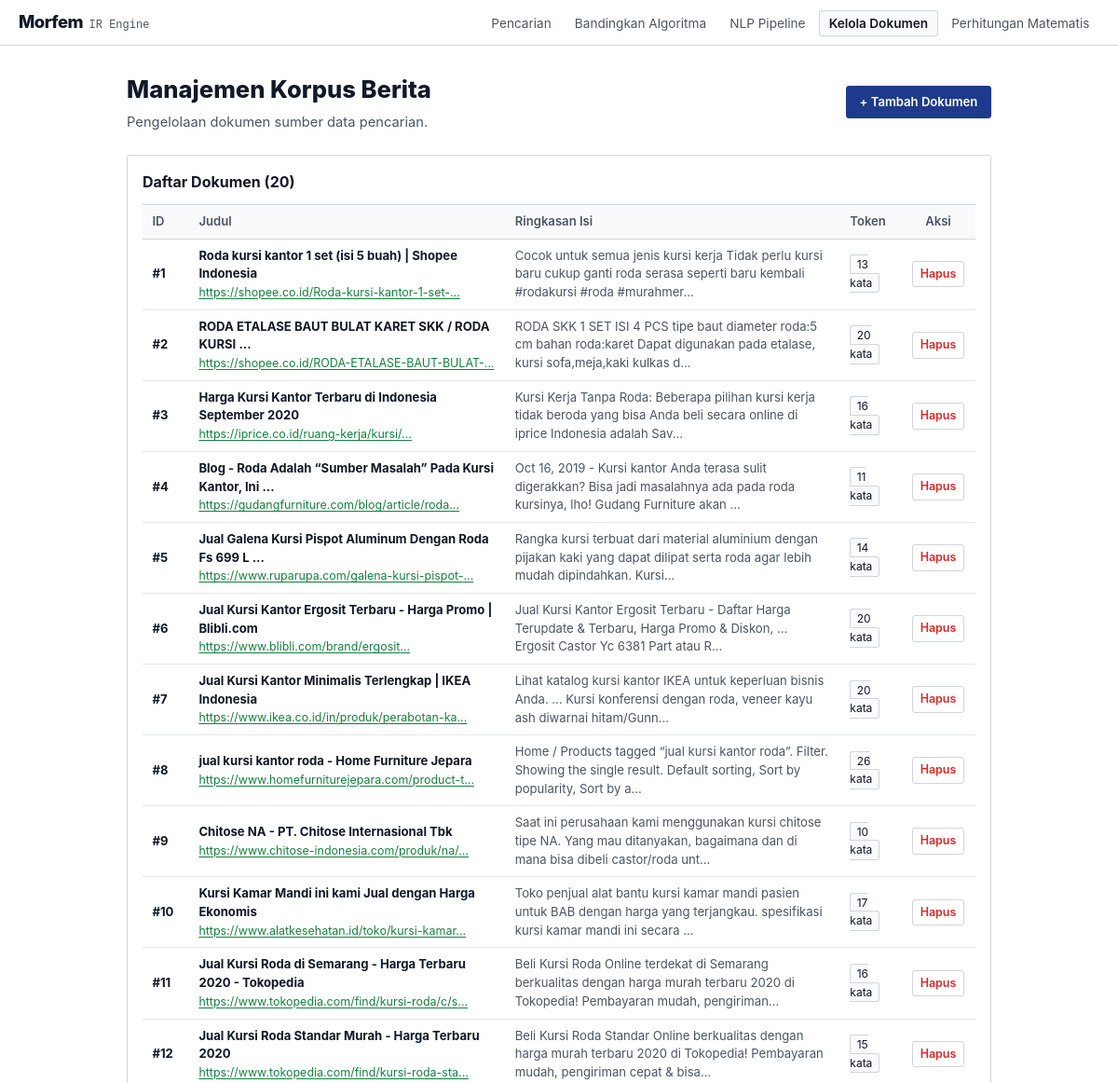
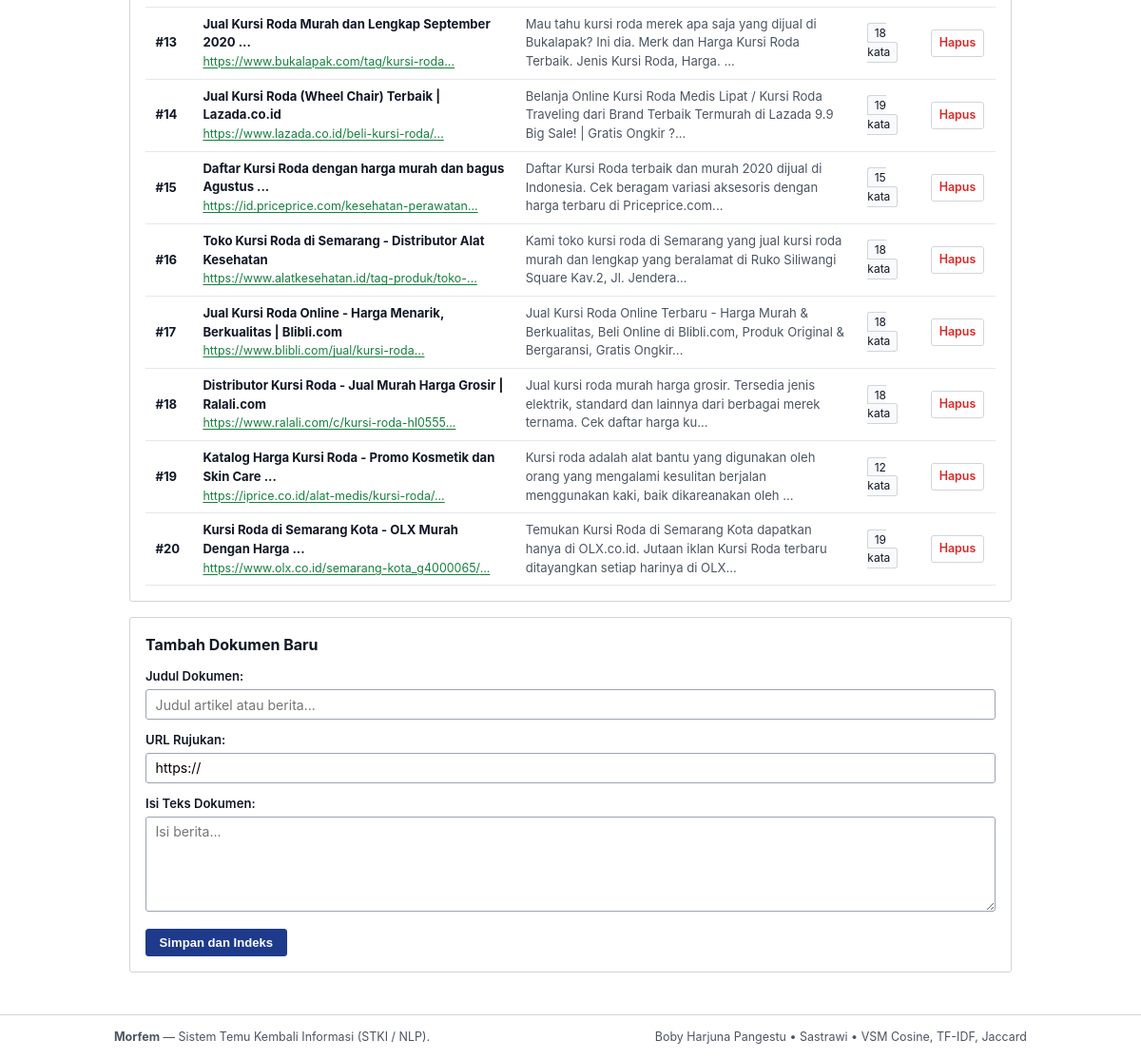
/dokumen.php, run on the app's committed database (2 pictures, top to bottom).
### tables this page shows
CREATE TABLE `berita` (
  `id` int(5) NOT NULL,
  `judul` tinytext NOT NULL,
  `isi` text NOT NULL,
  `url` text NOT NULL
);

### dokumen.php (the view, shortened to what this page needs)
<?php
$databaseConnection = Database::getConnection();
$retrievedCorpusDocuments = [];
$corpusDocumentsQuery = mysqli_query($databaseConnection, "SELECT b.id, b.judul, b.isi, b.url, COUNT(t.kata) as token_count
                                                           FROM berita b
                                                           LEFT JOIN token t ON b.id = t.id
                                                           GROUP BY b.id
                                                           ORDER BY b.id ASC");
if ($corpusDocumentsQuery) {
    while ($articleRecord = mysqli_fetch_assoc($corpusDocumentsQuery)) {
        $retrievedCorpusDocuments[] = $articleRecord;
    }
}
?>
<!DOCTYPE html>
<html lang="id">
<head>
  <link rel="stylesheet" href="assets/style.css">
</head>
<body>
  <?php include __DIR__ . '/navbar.php'; ?>
  <div class="container">
    <div style="margin-bottom:1.5rem;display:flex;justify-content:space-between;align-items:center;flex-wrap:wrap;gap:1rem;">
      <div>
        <h1 style="font-size:1.6rem;font-weight:800;margin-bottom:0.25rem;">Manajemen Korpus Berita</h1>
        <p style="color:var(--text-muted);font-size:0.92rem;">
          Pengelolaan dokumen sumber data pencarian.
        </p>
      </div>
      <div>
        <a href="#form-tambah" class="btn btn-primary">+ Tambah Dokumen</a>
      </div>
    </div>
    <div class="card">
      <div class="card-header">
        <h2 class="card-title">Daftar Dokumen (<?= count($retrievedCorpusDocuments) ?>)</h2>
      </div>
      <div class="table-responsive">
        <table class="data-table">
          <thead>
            <tr>
              <th style="width:50px;">ID</th>
              <th>Judul</th>
              <th>Ringkasan Isi</th>
              <th>Token</th>
              <th style="width:80px;text-align:center;">Aksi</th>
            </tr>
          </thead>
          <tbody>
            <?php if (empty($retrievedCorpusDocuments)): ?>
              <tr>
                <td colspan="5" style="text-align:center;color:var(--text-muted);padding:1.5rem;">Tidak ada dokumen.</td>
              </tr>
            <?php else: ?>
              <?php foreach ($retrievedCorpusDocuments as $documentRecord): ?>
                <tr>
                  <td><strong>#<?= $documentRecord['id'] ?></strong></td>
                  <td>
                    <strong><?= htmlspecialchars($documentRecord['judul']) ?></strong><br>
                    <a href="<?= htmlspecialchars($documentRecord['url']) ?>" target="_blank" style="font-size:0.78rem;color:#15803d;"><?= htmlspecialchars(mb_substr($documentRecord['url'], 0, 45)) ?>...</a>
                  </td>
                  <td style="color:var(--text-muted);font-size:0.82rem;">
                    <?= htmlspecialchars(mb_substr($documentRecord['isi'], 0, 130)) ?>...
                  </td>
                  <td>
                    <span class="tag-badge"><?= $documentRecord['token_count'] ?> kata</span>
                  </td>
                  <td style="text-align:center;">
                    <a href="dokumen.php?delete=<?= $documentRecord['id'] ?>" class="btn btn-outline" style="color:#dc2626;padding:0.25rem 0.5rem;font-size:0.78rem;" onclick="return confirm('Hapus dokumen ini?');">
                      Hapus
                    </a>
                  </td>
                </tr>
              <?php endforeach; ?>
            <?php endif; ?>
          </tbody>
        </table>
      </div>
    </div>
    <div class="card" id="form-tambah">
      <div class="card-header">
        <h2 class="card-title">Tambah Dokumen Baru</h2>
      </div>
      <form action="dokumen.php" method="POST">
        <div class="form-group">
          <label class="form-label">Judul Dokumen:</label>
          <input type="text" name="judul" class="form-control" placeholder="Judul artikel atau berita..." required>
        </div>
        <div class="form-group">
          <label class="form-label">URL Rujukan:</label>
          <input type="url" name="url" class="form-control" placeholder="https://" value="https://">
        </div>
        <div class="form-group">
          <label class="form-label">Isi Teks Dokumen:</label>
          <textarea name="isi" class="form-control" placeholder="Isi berita..." required></textarea>
        </div>
        <button type="submit" class="btn btn-primary">Simpan dan Indeks</button>
      </form>
    </div>
  </div>
  <?php include __DIR__ . '/footer.php'; ?>
</body>
</html>

### navbar.php
<?php
$currentPage = basename($_SERVER['PHP_SELF']);
?>
<nav class="navbar">
  <a href="index.php" class="brand">
    <span class="brand-title">Morfem</span>
    <span class="brand-sub">IR Engine</span>
  </a>
  <ul class="nav-links">
    <li><a href="index.php" class="<?= $currentPage === 'index.php' ? 'active' : '' ?>">Pencarian</a></li>
    <li><a href="compare.php" class="<?= $currentPage === 'compare.php' ? 'active' : '' ?>">Bandingkan Algoritma</a></li>
    <li><a href="pipeline.php" class="<?= $currentPage === 'pipeline.php' ? 'active' : '' ?>">NLP Pipeline</a></li>
    <li><a href="dokumen.php" class="<?= $currentPage === 'dokumen.php' ? 'active' : '' ?>">Kelola Dokumen</a></li>
    <li><a href="perhitungan.php" class="<?= $currentPage === 'perhitungan.php' ? 'active' : '' ?>">Perhitungan Matematis</a></li>
  </ul>
</nav>

### footer.php
<footer class="footer">
  <div class="footer-content">
    <div>
      <strong>Morfem</strong> &mdash; Sistem Temu Kembali Informasi (STKI / NLP).
    </div>
    <div>
      Boby Harjuna Pangestu &bull; Sastrawi &bull; VSM Cosine, TF-IDF, Jaccard
    </div>
  </div>
</footer>

### assets/style.css (style rules this page uses)
:root { --bg-page: #ffffff; --bg-subtle: #f9fafb; --bg-card: #ffffff; --text-main: #111827; --text-muted: #4b5563; --text-light: #6b7280; --primary: #1e3a8a; --primary-hover: #172554; --primary-bg: #eff6ff; --success: #14532d; --success-bg: #f0fdf4; --danger: #991b1b; --danger-bg: #fef2f2; --border: #d1d5db; --border-light: #e5e7eb; --border-dark: #9ca3af; --radius: 3px; }
* { box-sizing: border-box; margin: 0; padding: 0; }
body { font-family: -apple-system, BlinkMacSystemFont, "Segoe UI", Roboto, "Helvetica Neue", Arial, sans-serif; background-color: var(--bg-page); color: var(--text-main); line-height: 1.5; min-height: 100vh; display: flex; flex-direction: column; }
a { color: var(--primary); text-decoration: underline; text-underline-offset: 2px; }
.navbar { background: var(--bg-page); border-bottom: 1px solid var(--border); padding: 0.65rem 1.25rem; display: flex; align-items: center; justify-content: space-between; }
.brand { display: flex; align-items: baseline; gap: 0.4rem; text-decoration: none; color: var(--text-main); }
.brand-title { font-size: 1.15rem; font-weight: 800; letter-spacing: -0.5px; }
.brand-sub { font-size: 0.75rem; color: var(--text-muted); font-family: ui-monospace, monospace; }
.nav-links { display: flex; align-items: center; gap: 0.25rem; list-style: none; }
.nav-links a { color: var(--text-muted); font-size: 0.85rem; padding: 0.3rem 0.6rem; border-radius: var(--radius); text-decoration: none; border: 1px solid transparent; }
.nav-links a.active { background: var(--bg-subtle); border-color: var(--border); color: var(--text-main); font-weight: 600; }
.container { max-width: 960px; margin: 0 auto; padding: 1.75rem 1rem; width: 100%; flex: 1; }
.tag-badge { background: var(--bg-subtle); color: var(--text-main); font-size: 0.75rem; padding: 0.15rem 0.4rem; border-radius: var(--radius); border: 1px solid var(--border); text-decoration: none; }
.card { border: 1px solid var(--border); border-radius: var(--radius); padding: 1rem; margin-bottom: 1rem; background: var(--bg-page); }
.card-header { margin-bottom: 0.75rem; display: flex; justify-content: space-between; align-items: center; }
.card-title { font-size: 1rem; font-weight: 700; }
.form-group { margin-bottom: 0.75rem; }
.form-label { display: block; font-weight: 600; font-size: 0.82rem; margin-bottom: 0.2rem; }
.form-control { width: 100%; padding: 0.4rem 0.6rem; border: 1px solid var(--border-dark); border-radius: var(--radius); font-size: 0.88rem; outline: none; background: var(--bg-page); font-family: inherit; }
textarea.form-control { min-height: 100px; resize: vertical; }
.btn { display: inline-flex; align-items: center; justify-content: center; padding: 0.4rem 0.85rem; border-radius: var(--radius); font-size: 0.82rem; font-weight: 600; border: 1px solid var(--border); cursor: pointer; text-decoration: none; }
.btn-primary { background: var(--primary); color: #ffffff; border-color: var(--primary); }
.btn-outline { background: var(--bg-page); color: var(--text-main); }
.table-responsive { overflow-x: auto; }
.data-table { width: 100%; border-collapse: collapse; font-size: 0.82rem; }
.data-table th, .data-table td { padding: 0.5rem 0.65rem; text-align: left; border-bottom: 1px solid var(--border-light); }
.data-table th { background: var(--bg-subtle); color: var(--text-muted); font-weight: 600; border-top: 1px solid var(--border); border-bottom: 1px solid var(--border); }
.footer { border-top: 1px solid var(--border); padding: 0.85rem 1.25rem; color: var(--text-muted); font-size: 0.78rem; margin-top: auto; background: var(--bg-page); }
.footer-content { max-width: 960px; margin: 0 auto; display: flex; justify-content: space-between; align-items: center; flex-wrap: wrap; gap: 0.5rem; }

### data on the page
berita: id "1", judul "Roda kursi kantor 1 set (isi 5 buah) | Shopee Indonesia", url "https://shopee.co.id/Roda-kursi-kantor-1-set-", isi "Cocok untuk semua jenis kursi kerja Tidak perlu kursi baru cukup ganti roda serasa seperti baru kembali #rodakursi #roda #murahmer", token_count "13"
berita: id "2", judul "RODA ETALASE BAUT BULAT KARET SKK / RODA KURSI ...", url "https://shopee.co.id/RODA-ETALASE-BAUT-BULAT-", isi "RODA SKK 1 SET ISI 4 PCS tipe baut diameter roda:5 cm bahan roda:karet Dapat digunakan pada etalase, kursi sofa,meja,kaki kulkas d", token_count "20"
berita: id "3", judul "Harga Kursi Kantor Terbaru di Indonesia September 2020", url "https://iprice.co.id/ruang-kerja/kursi/", isi "Kursi Kerja Tanpa Roda: Beberapa pilihan kursi kerja tidak beroda yang bisa Anda beli secara online di iprice Indonesia adalah Sav", token_count "16"
berita: id "4", judul "Blog - Roda Adalah “Sumber Masalah” Pada Kursi Kantor, Ini ...", url "https://gudangfurniture.com/blog/article/roda", isi "Oct 16, 2019 - Kursi kantor Anda terasa sulit digerakkan? Bisa jadi masalahnya ada pada roda kursinya, lho! Gudang Furniture akan", token_count "11"
berita: id "5", judul "Jual Galena Kursi Pispot Aluminum Dengan Roda Fs 699 L ...", url "https://www.ruparupa.com/galena-kursi-pispot-", isi "Rangka kursi terbuat dari material aluminium dengan pijakan kaki yang dapat dilipat serta roda agar lebih mudah dipindahkan. Kursi", token_count "14"
berita: id "6", judul "Jual Kursi Kantor Ergosit Terbaru - Harga Promo | Blibli.com", url "https://www.blibli.com/brand/ergosit", isi "Jual Kursi Kantor Ergosit Terbaru - Daftar Harga Terupdate & Terbaru, Harga Promo & Diskon, ... Ergosit Castor Yc 6381 Part atau R", token_count "20"
berita: id "7", judul "Jual Kursi Kantor Minimalis Terlengkap | IKEA Indonesia", url "https://www.ikea.co.id/in/produk/perabotan-ka", isi "Lihat katalog kursi kantor IKEA untuk keperluan bisnis Anda. ... Kursi konferensi dengan roda, veneer kayu ash diwarnai hitam/Gunn", token_count "20"
berita: id "8", judul "jual kursi kantor roda - Home Furniture Jepara", url "https://www.homefurniturejepara.com/product-t", isi "Home / Products tagged “jual kursi kantor roda”. Filter. Showing the single result. Default sorting, Sort by popularity, Sort by a", token_count "26"
berita: id "9", judul "Chitose NA - PT. Chitose Internasional Tbk", url "https://www.chitose-indonesia.com/produk/na/", isi "Saat ini perusahaan kami menggunakan kursi chitose tipe NA. Yang mau ditanyakan, bagaimana dan di mana bisa dibeli castor/roda unt", token_count "10"
berita: id "10", judul "Kursi Kamar Mandi ini kami Jual dengan Harga Ekonomis", url "https://www.alatkesehatan.id/toko/kursi-kamar", isi "Toko penjual alat bantu kursi kamar mandi pasien untuk BAB dengan harga yang terjangkau. spesifikasi kursi kamar mandi ini secara", token_count "17"
berita: id "11", judul "Jual Kursi Roda di Semarang - Harga Terbaru 2020 - Tokopedia", url "https://www.tokopedia.com/find/kursi-roda/c/s", isi "Beli Kursi Roda Online terdekat di Semarang berkualitas dengan harga murah terbaru 2020 di Tokopedia! Pembayaran mudah, pengiriman", token_count "16"
berita: id "12", judul "Jual Kursi Roda Standar Murah - Harga Terbaru 2020", url "https://www.tokopedia.com/find/kursi-roda-sta", isi "Beli Kursi Roda Standar Online berkualitas dengan harga murah terbaru 2020 di Tokopedia! Pembayaran mudah, pengiriman cepat & bisa", token_count "15"
berita: id "13", judul "Jual Kursi Roda Murah dan Lengkap September 2020 ...", url "https://www.bukalapak.com/tag/kursi-roda", isi "Mau tahu kursi roda merek apa saja yang dijual di Bukalapak? Ini dia. Merk dan Harga Kursi Roda Terbaik. Jenis Kursi Roda, Harga.", token_count "18"
berita: id "14", judul "Jual Kursi Roda (Wheel Chair) Terbaik | Lazada.co.id", url "https://www.lazada.co.id/beli-kursi-roda/", isi "Belanja Online Kursi Roda Medis Lipat / Kursi Roda Traveling dari Brand Terbaik Termurah di Lazada 9.9 Big Sale! | Gratis Ongkir ?", token_count "19"
berita: id "15", judul "Daftar Kursi Roda dengan harga murah dan bagus Agustus ...", url "https://id.priceprice.com/kesehatan-perawatan", isi "Daftar Kursi Roda terbaik dan murah 2020 dijual di Indonesia. Cek beragam variasi aksesoris dengan harga terbaru di Priceprice.com", token_count "15"
berita: id "16", judul "Toko Kursi Roda di Semarang - Distributor Alat Kesehatan", url "https://www.alatkesehatan.id/tag-produk/toko-", isi "Kami toko kursi roda di Semarang yang jual kursi roda murah dan lengkap yang beralamat di Ruko Siliwangi Square Kav.2, Jl. Jendera", token_count "18"
berita: id "17", judul "Jual Kursi Roda Online - Harga Menarik, Berkualitas | Blibli.com", url "https://www.blibli.com/jual/kursi-roda", isi "Jual Kursi Roda Online Terbaru - Harga Murah & Berkualitas, Beli Online di Blibli.com, Produk Original & Bergaransi, Gratis Ongkir", token_count "18"
berita: id "18", judul "Distributor Kursi Roda - Jual Murah Harga Grosir | Ralali.com", url "https://www.ralali.com/c/kursi-roda-hl0555", isi "Jual kursi roda murah harga grosir. Tersedia jenis elektrik, standard dan lainnya dari berbagai merek ternama. Cek daftar harga ku", token_count "18"
berita: id "19", judul "Katalog Harga Kursi Roda - Promo Kosmetik dan Skin Care ...", url "https://iprice.co.id/alat-medis/kursi-roda/", isi "Kursi roda adalah alat bantu yang digunakan oleh orang yang mengalami kesulitan berjalan menggunakan kaki, baik dikareanakan oleh", token_count "12"
berita: id "20", judul "Kursi Roda di Semarang Kota - OLX Murah Dengan Harga ...", url "https://www.olx.co.id/semarang-kota_g4000065/", isi "Temukan Kursi Roda di Semarang Kota dapatkan hanya di OLX.co.id. Jutaan iklan Kursi Roda terbaru ditayangkan setiap harinya di OLX", token_count "19"

### other printed values
count($retrievedCorpusDocuments) "20"
